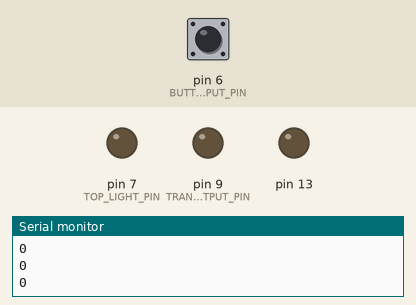
This sketch was run on a simulated Arduino Uno, built with avr-gcc and run on an emulated ATmega328P. Shown: output pins drawn as LEDs (lit = HIGH), the last lines printed to the serial monitor. The inputs (shaded band) are chosen by the test bench; at power-on: pin 6 (BUTTON_INPUT_PIN) LOW.

Above: at 1.2 s.
1.3 s: pin 6 (BUTTON_INPUT_PIN) pulled HIGH for 0.15 s
At 2.6 s:
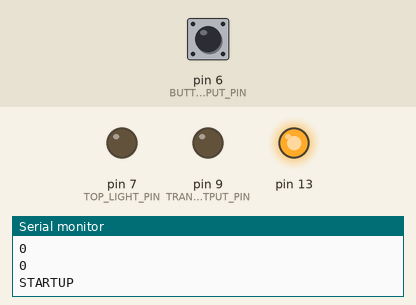
At 12.5 s:
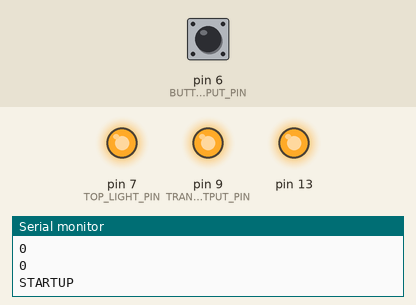
Timing chart, 0 to 12.8 s (numbered marks = the images above; inputs shaded):
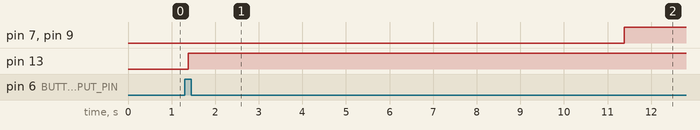

The sketch:

power_arcade.ino
```cpp
#include <IRremote.h>

#define BUTTON_INPUT_PIN 6
#define TRANSISTOR_OUTPUT_PIN 9 //Green LED
#define IR_OUTPUT_PIN 3 //White LED
#define TOP_LIGHT_PIN 7

IRsend irsend;

bool isOn;

void setup() {
  Serial.begin(9600);

  isOn = false;

  pinMode(BUTTON_INPUT_PIN, INPUT);
  pinMode(TRANSISTOR_OUTPUT_PIN, OUTPUT);
  pinMode(7, OUTPUT);
  //IR OUTPUT PIN IS AUTOMATICALLY SET TO PWM PIN 3

  //Onboard LED pin
  pinMode(13, OUTPUT);
}

void loop() {
  if(isOn){
    digitalWrite(7, HIGH);
  } else {
    digitalWrite(7, LOW);
  }

  Serial.println(isOn);
  if(digitalRead(BUTTON_INPUT_PIN) == 1 && !isOn){
    startupSequence();
    delay(240000);
  } else if(digitalRead(BUTTON_INPUT_PIN) == 1 && isOn) {
    shutdownSequence();
    delay(240000);
  }
}

void startupSequence(){
  Serial.println("STARTUP");
  isOn = true;

  //send IR signal
  irsend.sendNEC(0x40BE629D, 32);
  digitalWrite(13, HIGH);
  delay(10000);

  //turn on lamp
  digitalWrite(TOP_LIGHT_PIN, HIGH);

  //turn on raspberry pi
  digitalWrite(TRANSISTOR_OUTPUT_PIN, HIGH);
}


void shutdownSequence(){
  Serial.println("SHUTDOWN");
  isOn = false;

  //send IR signal
  irsend.sendNEC(0x40BE629D, 32);
  digitalWrite(13, HIGH);
  delay(10000);

  //turn off lamp
  digitalWrite(TOP_LIGHT_PIN, LOW);

  //turn on raspberry pi
  digitalWrite(TRANSISTOR_OUTPUT_PIN, LOW);
}
```

Measured:
- after the input at 1.3 s, pin 7 (TOP_LIGHT_PIN), pin 9 (TRANSISTOR_OUTPUT_PIN): LOW → HIGH after 10.1 s; pin 13: LOW → HIGH after 0.08 s
